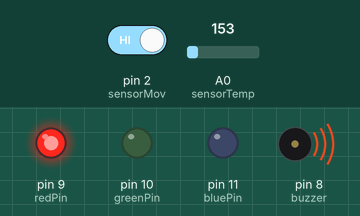
This sketch was run on a simulated Arduino Uno, built with avr-gcc and run on an emulated ATmega328P. Shown: output pins drawn as LEDs (lit = HIGH), buzzer (waves = sounding). Inputs (shaded band) come from the test bench; at power-on: pin 2 (sensorMov) HIGH, A0 (sensorTemp) = 153. What the sketch prints to the serial monitor is not drawn.

Above: at 0.1 s.
Timing chart, 0 to 1.6 s (numbered marks = the images above):
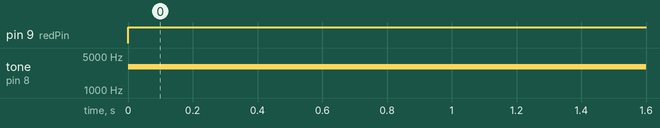

Measured:
- by itself, pin 9 (redPin): LOW → HIGH at 0.00 s
- by itself, tone on pin 8 (buzzer): silent → 3000 Hz at 0.00 s

The sketch:

main.ino
```cpp
int sensorTemp = A0;
int sensorMov = 2;

int redPin = 9;
int greenPin = 10;
int bluePin = 11;

int buzzer = 8;

float temperatura = 0;

unsigned long tempoSemMovimento = 0;
unsigned long limiteTempo = 10000;

void setup()
{
  pinMode(sensorMov, INPUT);

  pinMode(redPin, OUTPUT);
  pinMode(greenPin, OUTPUT);
  pinMode(bluePin, OUTPUT);

  pinMode(buzzer, OUTPUT);

  Serial.begin(9600);
}

void loop()
{
  int leitura = analogRead(sensorTemp);
  float tensao = leitura * (5.0 / 1024.0);
  temperatura = (tensao - 0.5) * 100.0;

  int movimento = digitalRead(sensorMov);

  if (movimento == LOW) {
    tempoSemMovimento += 1000;
  } else {
    tempoSemMovimento = 0;
  }


  Serial.print("Temperatura: ");
  Serial.print(temperatura);
  Serial.print(" | Movimento: ");
  Serial.println(movimento);


  if (temperatura > 41 || temperatura < 37.5) {
    setColor(255, 0, 0);
    tone(buzzer, 3000);

    Serial.println("🚨 PERIGO: TEMPERATURA CRITICA!");

  }

  else if (temperatura > 39.5) {
    setColor(255, 255, 0);
    noTone(buzzer);

    Serial.println("⚠️ ALERTA: POSSIVEL FEBRE");
  }

  else {
    setColor(0, 255, 0);
    noTone(buzzer);

    Serial.println("✅ NORMAL");
  }

  if ((temperatura > 39.5 || temperatura < 37.5) && tempoSemMovimento > limiteTempo) {
    tone(buzzer, 4000);
    Serial.println("🚨 ALERTA CRITICO: PET PARADO E COM TEMPERATURA ANORMAL!");
  }

  delay(1000);
}

void setColor(int r, int g, int b)
{
  analogWrite(redPin, r);
  analogWrite(greenPin, g);
  analogWrite(bluePin, b);
}
```
